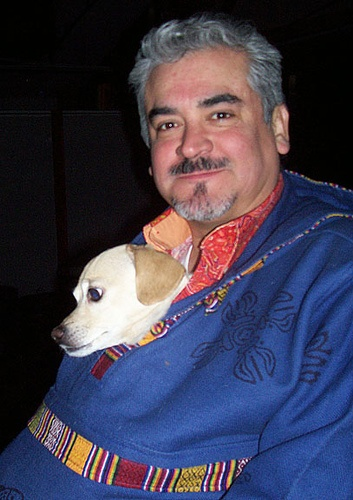
#> input picture MobileNet/images/000001.jpg, 353 x 500 px, given in place of the camera
$ python motion_detector.py   (older library calls are emulated)
#> lines starting #> are read from the running program, lines starting #| are printed output that depends on the picture
# import the necessary packages
import argparse
import datetime
import imutils
import time
import cv2

# construct the argument parser and parse the arguments
ap = argparse.ArgumentParser()
ap.add_argument("-v", "--video", help="path to the video file")
ap.add_argument("-a", "--min-area", type=int, default=500, help="minimum area size")
args = vars(ap.parse_args())

# if the video argument is None, then we are reading from webcam
if args.get("video", None) is None:
	camera = cv2.VideoCapture(0)
	time.sleep(0.25)

# otherwise, we are reading from a video file
else:
	camera = cv2.VideoCapture(args["video"])

# initialize the first frame in the video stream
firstFrame = None
count = 0


cap = cv2.VideoCapture(0) # Capture video from camera

# # Get the width and height of frame
# width = int(cap.get(cv2.CAP_PROP_FRAME_WIDTH) + 0.5)
# height = int(cap.get(cv2.CAP_PROP_FRAME_HEIGHT) + 0.5)

# Define the codec and create VideoWriter object
# fourcc = cv2.VideoWriter_fourcc(*'mp4v') # Be sure to use the lower case
# out = cv2.VideoWriter('output.mp4', fourcc, 20.0, (width, height))

# Default resolutions of the frame are obtained.The default resolutions are system dependent.
# We convert the resolutions from float to integer.
# frame_width = int(cap.get(3))
# frame_height = int(cap.get(4))

# # Define the codec and create VideoWriter object.The output is stored in 'outpy.avi' file.
# out = cv2.VideoWriter('outpy.avi',cv2.VideoWriter_fourcc('M','J','P','G'), 10, (frame_width,frame_height))

# Save the Video
# Tip for read the frame size
ret, frame_record = cap.read()
#> frame_record is the input picture: shape (500, 353, 3); mean B, G, R 80.9, 60.9, 63.6
print('ret =', ret, 'W =', frame_record.shape[1], 'H =', frame_record.shape[0], 'channel =', frame_record.shape[2])
#| ret = True W = 353 H = 500 channel = 3
FPS= 20.0
FrameSize=(frame_record.shape[1], frame_record.shape[0]) # MUST set or not thing happen !!!! vtest is 768,576.
#> FrameSize = (353, 500)
isColor=1# flag for color(true or 1) or gray (0)
fourcc = cv2.VideoWriter_fourcc(*'X264')
out = cv2.VideoWriter('Video_output.avi', fourcc, FPS, FrameSize)


# loop over the frames of the video
while True:
	# grab the current frame and initialize the occupied/unoccupied
	# text
	(grabbed, frame) = camera.read()
	text = "No changed"

	# if the frame could not be grabbed, then we have reached the end
	# of the video
	if not grabbed:
		break

	# resize the frame, convert it to grayscale, and blur it
	ret, frame_record = cap.read()
	frame = imutils.resize(frame, width=500)
	gray = cv2.cvtColor(frame, cv2.COLOR_BGR2GRAY)
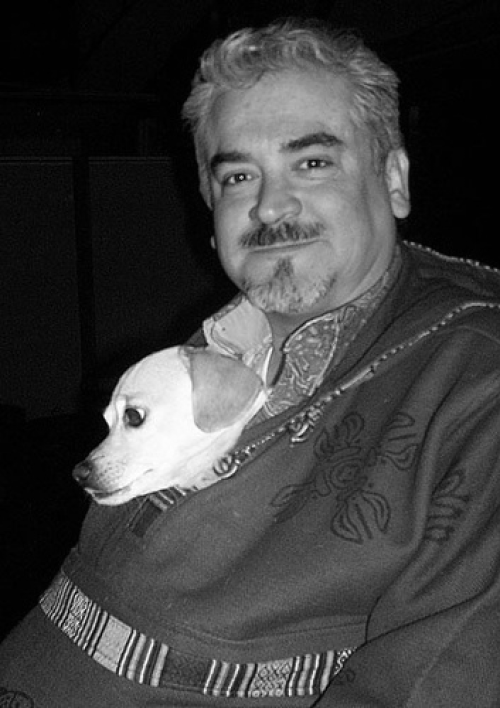
#> gray: shape (708, 500); min 0, max 255, mean 63.9
	gray = cv2.GaussianBlur(gray, (21, 21), 0)
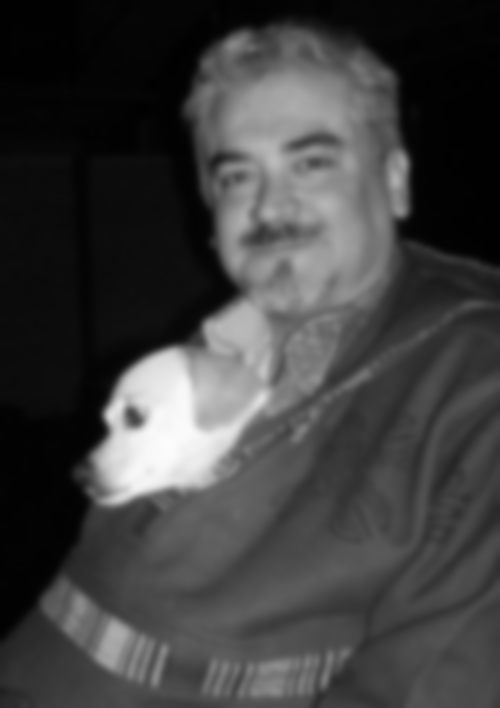
#> gray: shape (708, 500); min 1, max 251, mean 63.9

	if firstFrame is None:
		firstFrame = gray
		continue

	if count%60 == 0:
		firstFrame = gray

	# compute the absolute difference between the current frame and
	# first frame
	frameDelta = cv2.absdiff(firstFrame, gray)
	thresh = cv2.threshold(frameDelta, 25, 255, cv2.THRESH_BINARY)[1]

	# dilate the thresholded image to fill in holes, then find contours
	# on thresholded image
	thresh = cv2.dilate(thresh, None, iterations=2)
	# (cnts, _) = cv2.findContours(thresh.copy(), cv2.RETR_EXTERNAL,
	# 	cv2.CHAIN_APPROX_SIMPLE)
	image, cnts, _ = cv2.findContours(thresh.copy(), cv2.RETR_EXTERNAL, cv2.CHAIN_APPROX_SIMPLE)

	# loop over the contours
	for c in cnts:
		# if the contour is too small, ignore it
		if cv2.contourArea(c) < args["min_area"]:
			text = "No changed"
			continue

		# out.write(frame)

        # # write the flipped frame
        # out.write(frame)
        # cv2.imshow('frame',frame)

		# compute the bounding box for the contour, draw it on the frame,
		# and update the text
		(x, y, w, h) = cv2.boundingRect(c)
		cv2.rectangle(frame, (x, y), (x + w, y + h), (0, 255, 0), 2)
		text = "Change Detected"

		cv2.putText(frame_record, "Room Status: {}".format(text), (10, 20),
		cv2.FONT_HERSHEY_SIMPLEX, 0.5, (0, 0, 255), 2)
		cv2.putText(frame_record, datetime.datetime.now().strftime("%A %d %B %Y %I:%M:%S%p"),
		(10, frame.shape[0] - 10), cv2.FONT_HERSHEY_SIMPLEX, 0.35, (0, 0, 255), 1)
		out.write(frame_record)

	count += 1

	# For the drawings
	cv2.putText(frame, "Room Status: {}".format(text), (10, 20),
		cv2.FONT_HERSHEY_SIMPLEX, 0.5, (0, 0, 255), 2)
	cv2.putText(frame, datetime.datetime.now().strftime("%A %d %B %Y %I:%M:%S%p"),
		(10, frame.shape[0] - 10), cv2.FONT_HERSHEY_SIMPLEX, 0.35, (0, 0, 255), 1)


	cv2.imshow("Security Feed", frame)
	cv2.imshow("Thresh", thresh)
	cv2.imshow("Frame Delta", frameDelta)
	key = cv2.waitKey(1) & 0xFF


	if key == ord("q"):
		break


#> (the run stopped early here; a loop or call above may not have finished)

$ run again, on MobileNet/images/000067.jpg
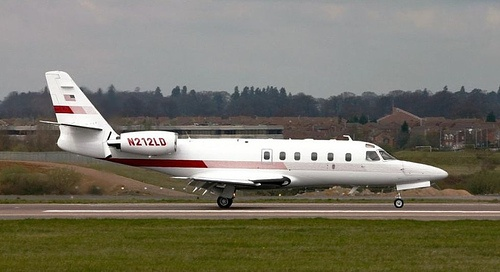
#> input picture MobileNet/images/000067.jpg, 500 x 272 px, given in place of the camera
#> frame_record is the input picture: shape (272, 500, 3); mean B, G, R 103.7, 117.7, 121.1
#| ret = True W = 500 H = 272 channel = 3
#> `gray = cv2.cvtColor(frame, cv2.COLOR_BGR2GRAY)`:
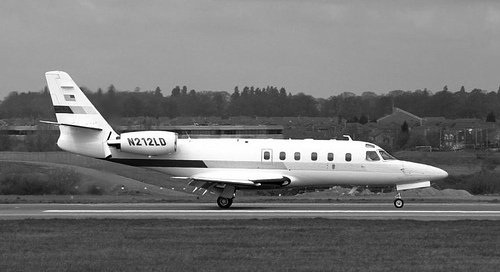
#> gray: shape (272, 500); min 0, max 255, mean 117.1
#> `gray = cv2.GaussianBlur(gray, (21, 21), 0)`:
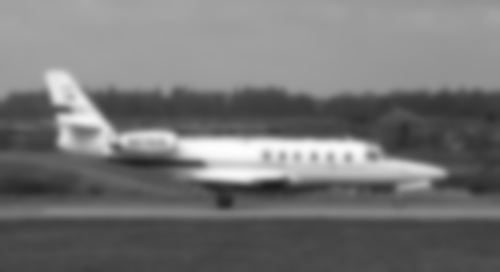
#> gray: shape (272, 500); min 29, max 253, mean 117.1

$ run again, on MobileNet/images/000456.jpg
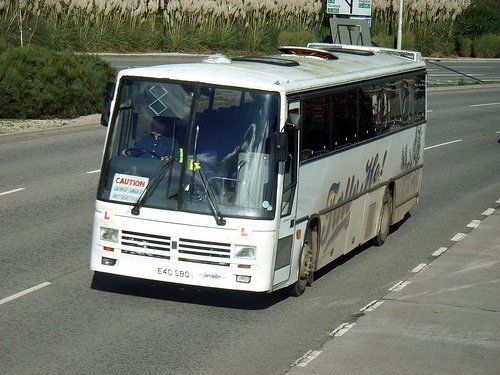
#> input picture MobileNet/images/000456.jpg, 500 x 375 px, given in place of the camera
#> frame_record is the input picture: shape (375, 500, 3); mean B, G, R 104.4, 115, 109.5
#| ret = True W = 500 H = 375 channel = 3
#> `gray = cv2.cvtColor(frame, cv2.COLOR_BGR2GRAY)`:
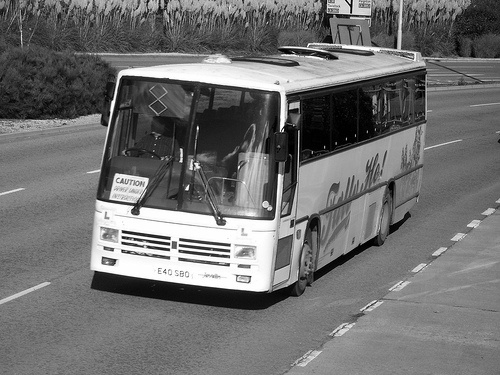
#> gray: shape (375, 500); min 0, max 255, mean 112.1
#> `gray = cv2.GaussianBlur(gray, (21, 21), 0)`:
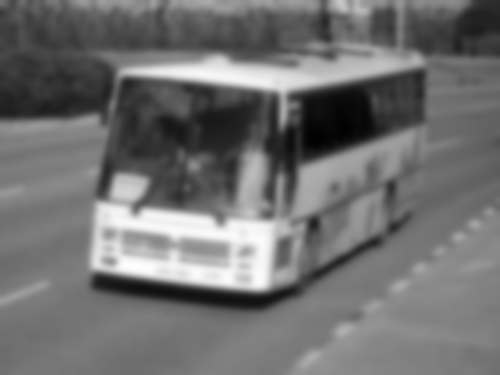
#> gray: shape (375, 500); min 2, max 253, mean 112.1

$ run again, on MobileNet/images/000542.jpg
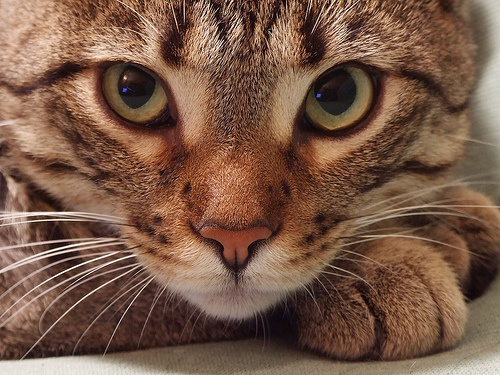
#> input picture MobileNet/images/000542.jpg, 500 x 375 px, given in place of the camera
#> frame_record is the input picture: shape (375, 500, 3); mean B, G, R 70.8, 88.9, 120.9
#| ret = True W = 500 H = 375 channel = 3
#> `gray = cv2.cvtColor(frame, cv2.COLOR_BGR2GRAY)`:
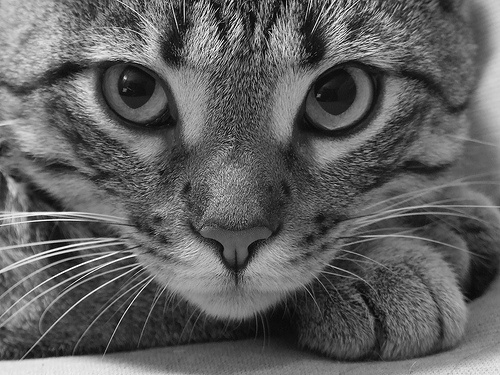
#> gray: shape (375, 500); min 1, max 253, mean 96.4
#> `gray = cv2.GaussianBlur(gray, (21, 21), 0)`:
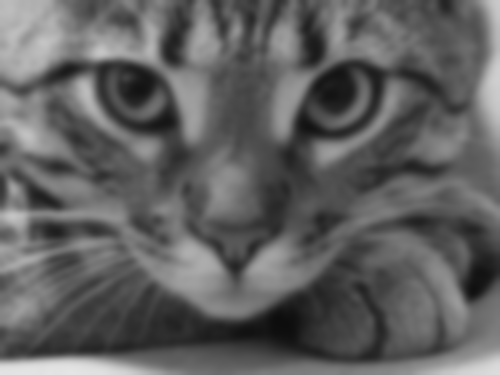
#> gray: shape (375, 500); min 13, max 229, mean 96.4
